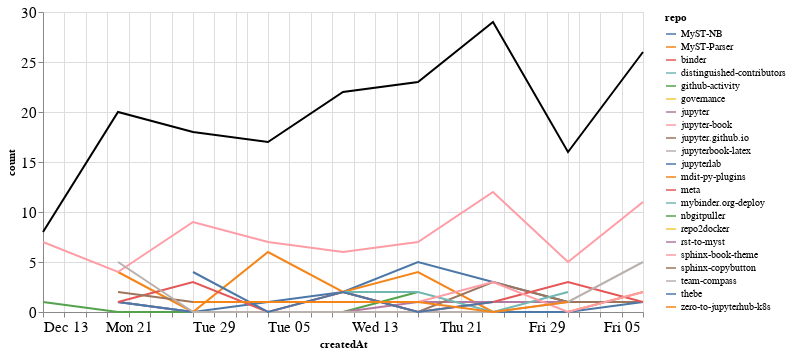

The code cell stored with this chart in its notebook:
### Markdown cell above
### Comments

### Code cell
comments_time = comments.groupby('repo').resample('W', on='createdAt').count()['author'].reset_index()
comments_time = comments_time.rename(columns={'author': 'count'})
comments_time_total = comments_time.groupby('createdAt').agg({"count": "sum"}).reset_index()
ch1 = alt.Chart(comments_time, width=600).mark_line().encode(
    x='createdAt',
    y='count',
    color='repo',
    tooltip="repo"
)

ch2 = alt.Chart(comments_time_total, width=600).mark_line(color="black").encode(
    x='createdAt',
    y='count',
)

ch1 + ch2

### Figure 1 — Vega-Lite specification as saved in the notebook (floating-point values rounded to 4 significant figures)
{"config": {"axisLeft": {"labelFontSize": 15}, "axisBottom": {"labelFontSize": 15}}, "layer": [{"data": {"name": "data-40f86264d71ea6e576a0bb1e48c016da"}, "mark": "line", "encoding": {"color": {"type": "nominal", "field": "repo"}, "tooltip": {"type": "nominal", "field": "repo"}, "x": {"type": "temporal", "field": "createdAt"}, "y": {"type": "quantitative", "field": "count"}}, "width": 600}, {"data": {"name": "data-bbf2ef128fe45acb389064bdbf1a5fa6"}, "mark": {"type": "line", "color": "black"}, "encoding": {"x": {"type": "temporal", "field": "createdAt"}, "y": {"type": "quantitative", "field": "count"}}, "width": 600}], "$schema": "https://vega.github.io/schema/vega-lite/v4.8.1.json", "datasets": {"data-40f86264d71ea6e576a0bb1e48c016da": [{"repo": "MyST-NB", "createdAt": "2020-12-20T00:00:00", "count": 1}, {"repo": "MyST-NB", "createdAt": "2020-12-27T00:00:00", "count": 0}, {"repo": "MyST-NB", "createdAt": "2021-01-03T00:00:00", "count": 1}, {"repo": "MyST-NB", "createdAt": "2021-01-10T00:00:00", "count": 2}, {"repo": "MyST-NB", "createdAt": "2021-01-17T00:00:00", "count": 5}, {"repo": "MyST-NB", "createdAt": "2021-01-24T00:00:00", "count": 3}, {"repo": "MyST-NB", "createdAt": "2021-01-31T00:00:00", "count": 1}, {"repo": "MyST-Parser", "createdAt": "2020-12-20T00:00:00", "count": 4}, {"repo": "MyST-Parser", "createdAt": "2020-12-27T00:00:00", "count": 0}, {"repo": "MyST-Parser", "createdAt": "2021-01-03T00:00:00", "count": 6}, {"repo": "MyST-Parser", "createdAt": "2021-01-10T00:00:00", "count": 2}, {"repo": "MyST-Parser", "createdAt": "2021-01-17T00:00:00", "count": 4}, {"repo": "MyST-Parser", "createdAt": "2021-01-24T00:00:00", "count": 0}, {"repo": "MyST-Parser", "createdAt": "2021-01-31T00:00:00", "count": 0}, {"repo": "MyST-Parser", "createdAt": "2021-02-07T00:00:00", "count": 2}, {"repo": "binder", "createdAt": "2021-01-31T00:00:00", "count": 1}, {"repo": "distinguished-contributors", "createdAt": "2020-12-20T00:00:00", "count": 1}, {"repo": "github-activity", "createdAt": "2020-12-13T00:00:00", "count": 1}, {"repo": "github-activity", "createdAt": "2020-12-20T00:00:00", "count": 0}, {"repo": "github-activity", "createdAt": "2020-12-27T00:00:00", "count": 0}, {"repo": "github-activity", "createdAt": "2021-01-03T00:00:00", "count": 0}, {"repo": "github-activity", "createdAt": "2021-01-10T00:00:00", "count": 0}, {"repo": "github-activity", "createdAt": "2021-01-17T00:00:00", "count": 2}, {"repo": "governance", "createdAt": "2021-01-24T00:00:00", "count": 1}, {"repo": "jupyter", "createdAt": "2020-12-20T00:00:00", "count": 1}, {"repo": "jupyter", "createdAt": "2020-12-27T00:00:00", "count": 0}, {"repo": "jupyter", "createdAt": "2021-01-03T00:00:00", "count": 0}, {"repo": "jupyter", "createdAt": "2021-01-10T00:00:00", "count": 0}, {"repo": "jupyter", "createdAt": "2021-01-17T00:00:00", "count": 1}, {"repo": "jupyter", "createdAt": "2021-01-24T00:00:00", "count": 1}, {"repo": "jupyter", "createdAt": "2021-01-31T00:00:00", "count": 1}, {"repo": "jupyter-book", "createdAt": "2020-12-13T00:00:00", "count": 7}, {"repo": "jupyter-book", "createdAt": "2020-12-20T00:00:00", "count": 4}, {"repo": "jupyter-book", "createdAt": "2020-12-27T00:00:00", "count": 9}, {"repo": "jupyter-book", "createdAt": "2021-01-03T00:00:00", "count": 7}, {"repo": "jupyter-book", "createdAt": "2021-01-10T00:00:00", "count": 6}, {"repo": "jupyter-book", "createdAt": "2021-01-17T00:00:00", "count": 7}, {"repo": "jupyter-book", "createdAt": "2021-01-24T00:00:00", "count": 12}, {"repo": "jupyter-book", "createdAt": "2021-01-31T00:00:00", "count": 5}, {"repo": "jupyter-book", "createdAt": "2021-02-07T00:00:00", "count": 11}, {"repo": "jupyter.github.io", "createdAt": "2021-01-10T00:00:00", "count": 2}, {"repo": "jupyter.github.io", "createdAt": "2021-01-17T00:00:00", "count": 0}, {"repo": "jupyter.github.io", "createdAt": "2021-01-24T00:00:00", "count": 3}, {"repo": "jupyter.github.io", "createdAt": "2021-01-31T00:00:00", "count": 1}, {"repo": "jupyter.github.io", "createdAt": "2021-02-07T00:00:00", "count": 1}, {"repo": "jupyterbook-latex", "createdAt": "2021-02-07T00:00:00", "count": 2}, {"repo": "jupyterlab", "createdAt": "2020-12-20T00:00:00", "count": 1}, {"repo": "jupyterlab", "createdAt": "2020-12-27T00:00:00", "count": 0}, {"repo": "jupyterlab", "createdAt": "2021-01-03T00:00:00", "count": 0}, {"repo": "jupyterlab", "createdAt": "2021-01-10T00:00:00", "count": 0}, {"repo": "jupyterlab", "createdAt": "2021-01-17T00:00:00", "count": 0}, {"repo": "jupyterlab", "createdAt": "2021-01-24T00:00:00", "count": 0}, {"repo": "jupyterlab", "createdAt": "2021-01-31T00:00:00", "count": 0}, {"repo": "jupyterlab", "createdAt": "2021-02-07T00:00:00", "count": 1}, {"repo": "mdit-py-plugins", "createdAt": "2021-02-07T00:00:00", "count": 1}, {"repo": "meta", "createdAt": "2020-12-20T00:00:00", "count": 1}, {"repo": "meta", "createdAt": "2020-12-27T00:00:00", "count": 3}, {"repo": "meta", "createdAt": "2021-01-03T00:00:00", "count": 0}, {"repo": "meta", "createdAt": "2021-01-10T00:00:00", "count": 2}, {"repo": "meta", "createdAt": "2021-01-17T00:00:00", "count": 0}, {"repo": "meta", "createdAt": "2021-01-24T00:00:00", "count": 1}, {"repo": "meta", "createdAt": "2021-01-31T00:00:00", "count": 3}, {"repo": "meta", "createdAt": "2021-02-07T00:00:00", "count": 1}, {"repo": "mybinder.org-deploy", "createdAt": "2021-01-10T00:00:00", "count": 2}, {"repo": "mybinder.org-deploy", "createdAt": "2021-01-17T00:00:00", "count": 2}, {"repo": "mybinder.org-deploy", "createdAt": "2021-01-24T00:00:00", "count": 0}, {"repo": "mybinder.org-deploy", "createdAt": "2021-01-31T00:00:00", "count": 2}, {"repo": "nbgitpuller", "createdAt": "2021-01-10T00:00:00", "count": 2}, {"repo": "repo2docker", "createdAt": "2021-01-24T00:00:00", "count": 4}, {"repo": "rst-to-myst", "createdAt": "2021-01-03T00:00:00", "count": 1}, {"repo": "sphinx-book-theme", "createdAt": "2021-01-10T00:00:00", "count": 1}, {"repo": "sphinx-book-theme", "createdAt": "2021-01-17T00:00:00", "count": 1}, {"repo": "sphinx-book-theme", "createdAt": "2021-01-24T00:00:00", "count": 3}, {"repo": "sphinx-book-theme", "createdAt": "2021-01-31T00:00:00", "count": 0}, {"repo": "sphinx-book-theme", "createdAt": "2021-02-07T00:00:00", "count": 2}, {"repo": "sphinx-copybutton", "createdAt": "2020-12-20T00:00:00", "count": 2}, {"repo": "sphinx-copybutton", "createdAt": "2020-12-27T00:00:00", "count": 1}, {"repo": "sphinx-copybutton", "createdAt": "2021-01-03T00:00:00", "count": 1}, {"repo": "team-compass", "createdAt": "2020-12-20T00:00:00", "count": 5}, {"repo": "team-compass", "createdAt": "2020-12-27T00:00:00", "count": 0}, {"repo": "team-compass", "createdAt": "2021-01-03T00:00:00", "count": 0}, {"repo": "team-compass", "createdAt": "2021-01-10T00:00:00", "count": 0}, {"repo": "team-compass", "createdAt": "2021-01-17T00:00:00", "count": 0}, {"repo": "team-compass", "createdAt": "2021-01-24T00:00:00", "count": 0}, {"repo": "team-compass", "createdAt": "2021-01-31T00:00:00", "count": 1}, {"repo": "team-compass", "createdAt": "2021-02-07T00:00:00", "count": 5}, {"repo": "thebe", "createdAt": "2020-12-27T00:00:00", "count": 4}, {"repo": "thebe", "createdAt": "2021-01-03T00:00:00", "count": 0}, {"repo": "thebe", "createdAt": "2021-01-10T00:00:00", "count": 2}, {"repo": "thebe", "createdAt": "2021-01-17T00:00:00", "count": 0}, {"repo": "thebe", "createdAt": "2021-01-24T00:00:00", "count": 1}, {"repo": "zero-to-jupyterhub-k8s", "createdAt": "2020-12-27T00:00:00", "count": 1}, {"repo": "zero-to-jupyterhub-k8s", "createdAt": "2021-01-03T00:00:00", "count": 1}, {"repo": "zero-to-jupyterhub-k8s", "createdAt": "2021-01-10T00:00:00", "count": 1}, {"repo": "zero-to-jupyterhub-k8s", "createdAt": "2021-01-17T00:00:00", "count": 1}, {"repo": "zero-to-jupyterhub-k8s", "createdAt": "2021-01-24T00:00:00", "count": 0}, {"repo": "zero-to-jupyterhub-k8s", "createdAt": "2021-01-31T00:00:00", "count": 1}], "data-bbf2ef128fe45acb389064bdbf1a5fa6": [{"createdAt": "2020-12-13T00:00:00", "count": 8}, {"createdAt": "2020-12-20T00:00:00", "count": 20}, {"createdAt": "2020-12-27T00:00:00", "count": 18}, {"createdAt": "2021-01-03T00:00:00", "count": 17}, {"createdAt": "2021-01-10T00:00:00", "count": 22}, {"createdAt": "2021-01-17T00:00:00", "count": 23}, {"createdAt": "2021-01-24T00:00:00", "count": 29}, {"createdAt": "2021-01-31T00:00:00", "count": 16}, {"createdAt": "2021-02-07T00:00:00", "count": 26}]}}
